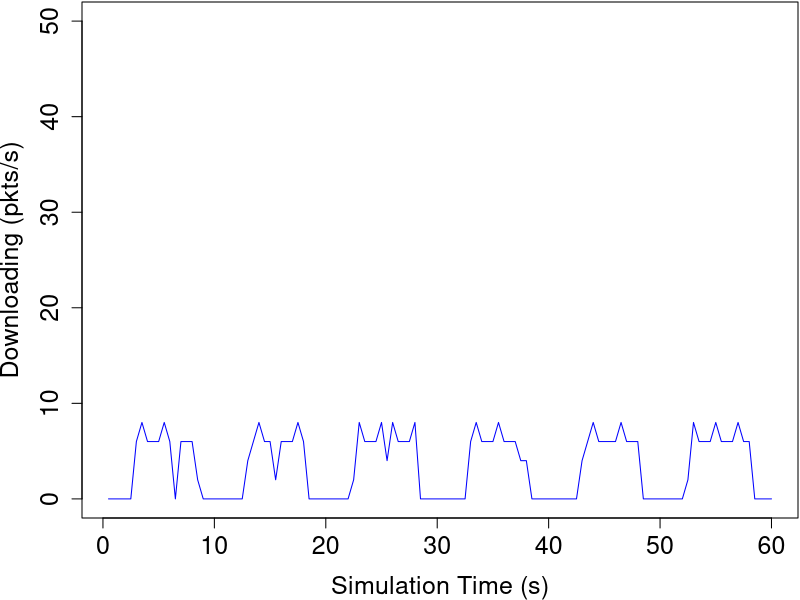

The R source for this figure:
# Read Raw Data
rawData <- readLines("pure-ndn.txt")
options(scipen=999)

# Extract Data Data
dataPattern <- "^\\+([.0-9]*).* < DATA for ([0-9]*)$"
dataData <- regmatches(rawData, gregexpr(dataPattern, rawData))
dataData <- dataData[grep(dataPattern, dataData)]
for (i in 1:length(dataData)) {
  dataData[i] <- sub(dataPattern, "\\1 \\2", dataData[i])
}

# Extract Interest Data
interestPattern <- "^\\+([.0-9]*).*Interest for ([0-9]*)$"
interestData <- regmatches(rawData, gregexpr(interestPattern, rawData))
interestData <- interestData[grep(interestPattern, interestData)]
for (i in 1:length(interestData)) {
  interestData[i] <- sub(interestPattern, "\\1 \\2", interestData[i])
}

# Extract Prefetch Interest Data
PreFetchInterestPattern <- "^\\+([.0-9]*).* > Pre-Fetch Interest for ([0-9]*)$"
PreFetchInterestData <- regmatches(rawData, gregexpr(PreFetchInterestPattern, rawData))
PreFetchInterestData <-PreFetchInterestData[grep(PreFetchInterestPattern, PreFetchInterestData)]
for (i in 1:length(PreFetchInterestData)) {
  PreFetchInterestData[i] <- sub(PreFetchInterestPattern, "\\1 \\2", PreFetchInterestData[i])
}
# duplicatedInterestNumber <- length(PreFetchInterestData)
# duplicatedInterestRatio <- duplicatedInterestNumber/(length(interestData) + duplicatedInterestNumber)

# Extract Recovery Interest Data
RecoveryInterestPattern <- "^\\+([.0-9]*).* > Recovery Interest for ([0-9]*)$"
RecoveryInterestData <- regmatches(rawData, gregexpr(RecoveryInterestPattern, rawData))
RecoveryInterestData <-RecoveryInterestData[grep(RecoveryInterestPattern, RecoveryInterestData)]
for (i in 1:length(RecoveryInterestData)) {
  RecoveryInterestData[i] <- sub(RecoveryInterestPattern, "\\1 \\2", RecoveryInterestData[i])
}

# Extract Dropped Data Data
DroppedPreFetchDataPattern <- "^\\+([.0-9]*).*< Pre.Fetch DATA..([0-9]*)..DROP.$"
DroppedPreFetchDataData <- regmatches(rawData, gregexpr(DroppedPreFetchDataPattern, rawData))
DroppedPreFetchDataData <-DroppedPreFetchDataData[grep(DroppedPreFetchDataPattern, DroppedPreFetchDataData)]
DroppedPreFetchDataNumber <- length(DroppedPreFetchDataData)
DroppedPreFetchDataRatio <- DroppedPreFetchDataNumber/(length(dataData) + DroppedPreFetchDataNumber)

# Extract Hop Data
hopcountPattern <- "^\\+([.0-9]*).*Hop count: ([0-9]*)$"
hopData <- regmatches(rawData, gregexpr(hopcountPattern, rawData))
hopData <- hopData[grep(hopcountPattern, hopData)]
for (i in 1:length(hopData)) {
  hopData[i] <- sub(hopcountPattern, "\\1 \\2", hopData[i])
}

# Calculate RTT
# df <- data.frame(index = numeric(length(dataData)),
#                  sending = numeric(length(dataData)),
#                  recieving = numeric(length(dataData)),
#                  rtt = numeric(length(dataData)),
#                  hopcount = numeric(length(dataData)),
#                  stringsAsFactors = FALSE)
# 
# for (i in 1:length(dataData)) {
#   item <- strsplit(as.character(dataData[i]), " ")
#   index <- as.numeric(item[[1]][2])
#   df$index[i] <- index
#   recieveTime <- as.numeric(item[[1]][1])
#   for (j in length(interestData):1) {
#     item2 <- strsplit(as.character(interestData[j]), " ")
#     index2 <- as.numeric(item2[[1]][2])
#     sendTime <- as.numeric(item2[[1]][1])
#     if (index2 - index == 0) {
#       df$sending[i] <- sendTime
#       df$recieving[i] <- recieveTime
#       df$rtt[i] <- (recieveTime*1000000000 - sendTime*1000000000)# - 214296000
#       break
#     }
#   }
#   for (j in length(RecoveryInterestData):1) {
#     item2 <- strsplit(as.character(RecoveryInterestData[j]), " ")
#     index2 <- as.numeric(item2[[1]][2])
#     sendTime <- as.numeric(item2[[1]][1])
#     if (index2 - index == 0) {
#       df$sending[i] <- sendTime
#       df$recieving[i] <- recieveTime
#       df$rtt[i] <- (recieveTime*1000000000 - sendTime*1000000000)# - 214296000
#       break
#     }
#   }
#   item3 <- strsplit(as.character(hopData[i]), " ")
#   df$hopcount[i] <- as.numeric(item3[[1]][2])
# }
# 
# # show plot
# #plot(df$rtt[1:nrow(df)], xlab="Data ID", ylab="Round-Trip Time")
# pdf("interest-only-hop-count.pdf",width=7,height=4) 
# par(mar=c(4,4,0,0)+0.1)
# plot(df$hopcount[1:nrow(df)], 
#      xlab="Target Data ID", ylab="Hop Number", 
#      ylim = c(1, 5),
#      pch = 1, cex.lab=1.5, cex.axis=1.5, cex.main=1.5, cex.sub=1.5)
# dev.off()
# rttsum <- summary(df$rtt[1:100])

# packets received per sencod
scale <- 0.5
table_row <- 60/scale
df2 <- data.frame(second = numeric(table_row),
                  packetNum = numeric(table_row),
                  stringsAsFactors = FALSE)
for (i in 1:table_row) {
  df2$second[i] <- i*scale
  counter <- 0
  for (j in 1:length(dataData)) {
    item <- strsplit(as.character(dataData[j]), " ")
    recieveTime <- as.numeric(item[[1]][1])
    if (recieveTime <= i*scale && recieveTime > (i - 1)*scale ) {
      counter <- counter + 1
    }
  }
  df2$packetNum[i] <- counter
}
pdf("pure-ndn.pdf",,width=6,height=3.5)
par(mar=c(4,4,0,0)+0.1)
plot(df2$second[1:table_row], df2$packetNum[1:table_row]*(1/scale), 
     xlab="Simulation Time (s)", ylab="Downloading (pkts/s)",
     ylim = c(0, 50),
     type="l", col="blue", cex.lab=1.5, cex.axis=1.5, cex.main=1.5, cex.sub=1.5)
dev.off()